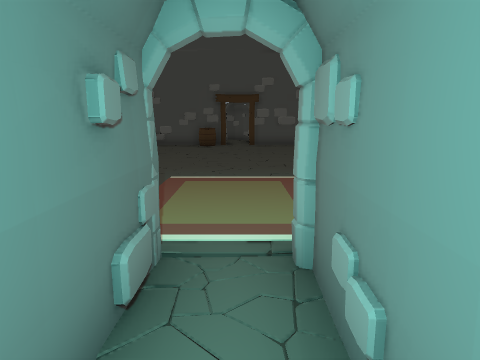
View 1 (above)

16 first-person views from a walk through a scene from a Unity 3-D project. The camera is 1.4 m above the floor, tilts 10° down and sees 70° across. The floor is counted in squares, 1 m on a side. Each view is taken from the middle of a square. On the plan, view 1 faces up. The plan holds only what a view shows up to about 15 squares ahead; the rest is blank. The place goes on beyond the plan. The player character is not drawn. Some animated figures are left out. Door leaves are left out, so doorways stand open.

View 2
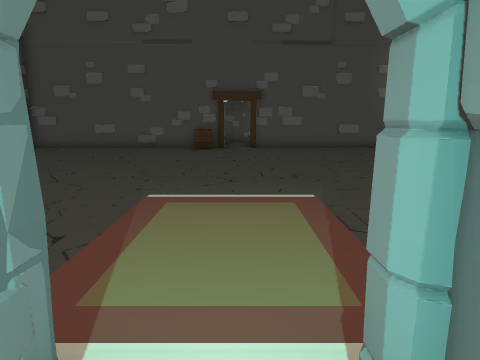

View 3
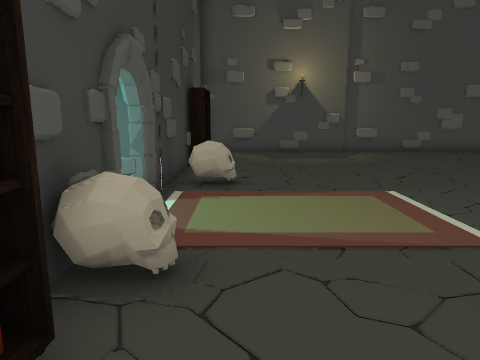

View 4
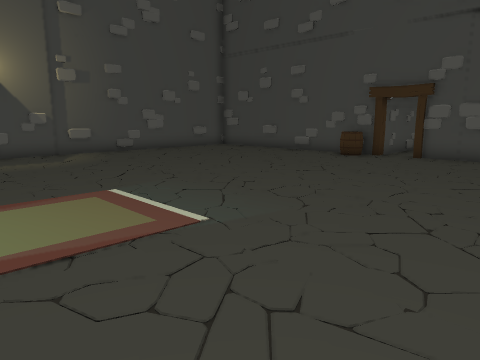

View 5
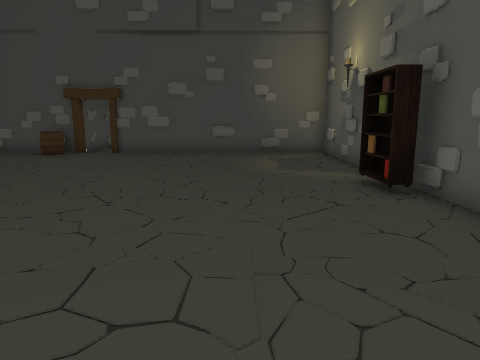

View 6
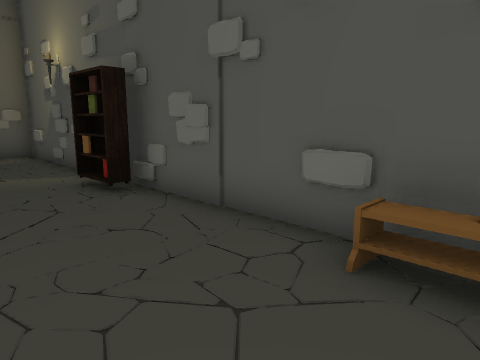

View 7
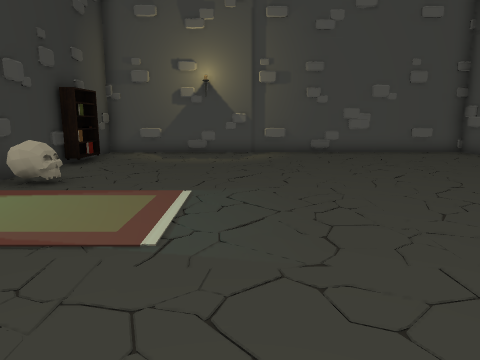

View 8
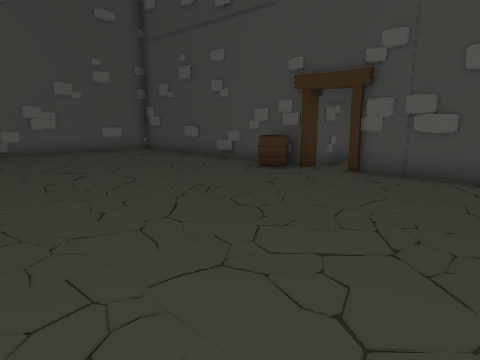

View 9
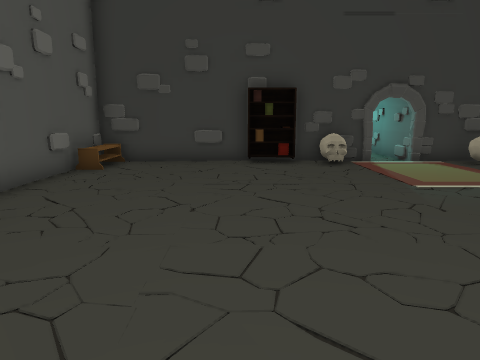

View 10
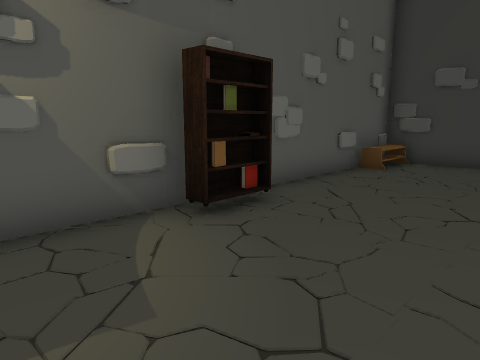

View 11
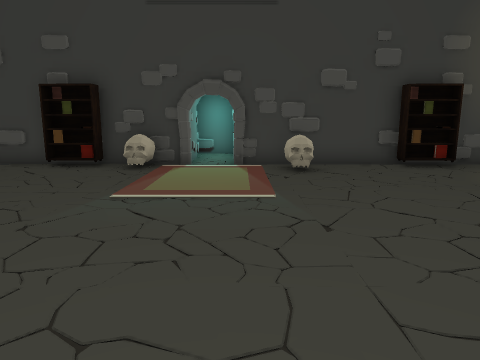

View 12
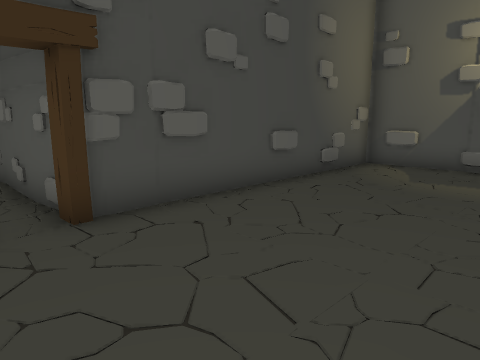

View 13
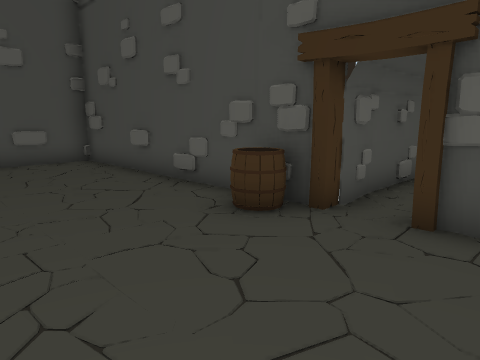

View 14
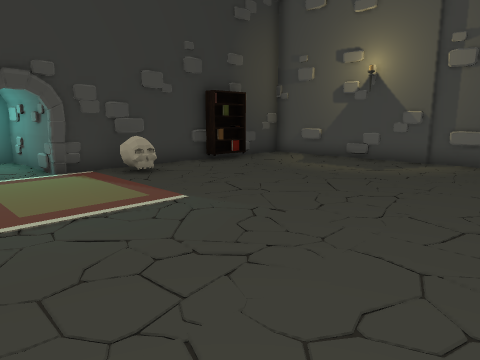

View 15
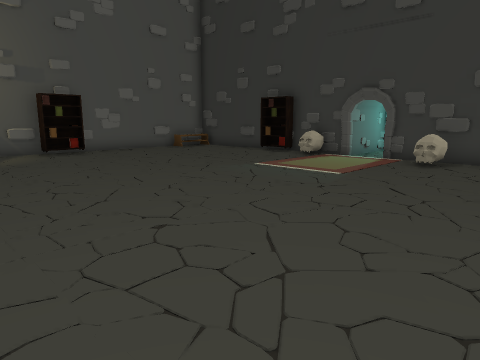

View 16
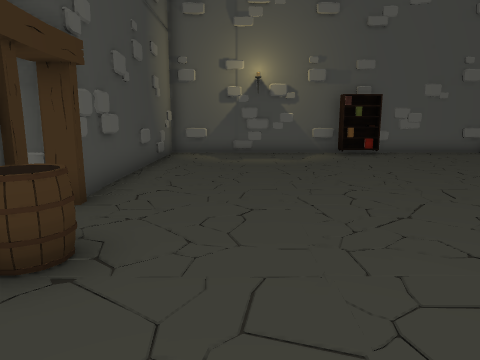

### Floor plan
Ten units are one square. View 1 is at (0, 0); x grows to the right and y downward. Boxes are objects, and circles mark ways between rooms. Rooms are numbered by the first view taken in them; rooms with no view inside come last. Other rooms are left out.
<svg viewBox="-106 -237 209 247">
<path fill="none" stroke="#000" d="M7 -8 5 -21M6 -16 8 -29M-9 -8 -7 2M-8 -35 -9 5 7 5 6 -34M-9 -35 -7 -21M6 -34 97 -34 97 -189 5 -189M-15 -187 -20 -187M17 -187 6 -187 6 -232M-23 -186 -32 -186M-15 -32 -9 -36M-9 -189 -101 -188 -101 -33 -9 -34M-21 -33 -9 -35M-24 -187 -30 -186M8 -192 6 -206M30 -189 26 -186M-60 -185 -70 -185M-9 -206 -8 -195M97 -89 96 -100M-99 -93 -99 -87M-88 -184 -100 -184M-7 -231 -8 -187 -20 -186M12 -33 25 -35M-37 -186 -48 -185M98 -97 95 -102M-99 -76 -99 -67M-99 -56 -99 -47"/>
<rect x="-75" y="-45" width="20" height="10" fill="#bbb"><title>bookshelf</title></rect>
<rect x="-35" y="-55" width="20" height="20" fill="#bbb"><title>skull</title></rect>
<rect x="-25" y="-185" width="20" height="10" fill="#bbb"><title>barrel</title></rect>
<rect x="15" y="-45" width="10" height="10" fill="#bbb"><title>skull</title></rect>
<rect x="25" y="-45" width="30" height="10" fill="#bbb"><title>bookshelf</title></rect>
<rect x="85" y="-55" width="10" height="20" fill="#bbb"><title>other object</title></rect>
<rect x="85" y="-125" width="10" height="20" fill="#bbb"><title>bookshelf</title></rect>
<circle cx="0" cy="-30" r="3" fill="#2a7"/>
<text x="0" y="-10">1</text>
<text x="0" y="-110">2</text>
</svg>
Room 1 opens to room 2.

Where each view was taken, in squares from view 1:
view 1: 0 up, 0 right, facing up
view 2: 2 up, 0 right, facing up
view 3: 5 up, 5 right, facing left
view 4: 5 up, 5 right, facing up-left
view 5: 4 up, 6 right, facing up
view 6: 4 up, 6 right, facing up-right
view 7: 9 up, 5 right, facing left
view 8: 10 up, 5 right, facing up-left
view 9: 15 up, 5 right, facing down
view 10: 15 up, 5 right, facing down-right
view 11: 14 up, 1 left, facing down
view 12: 14 up, 1 left, facing up-right
view 13: 14 up, 2 right, facing up-left
view 14: 13 up, 2 right, facing down-left
view 15: 16 up, 6 left, facing down-right
view 16: 16 up, 5 left, facing right
